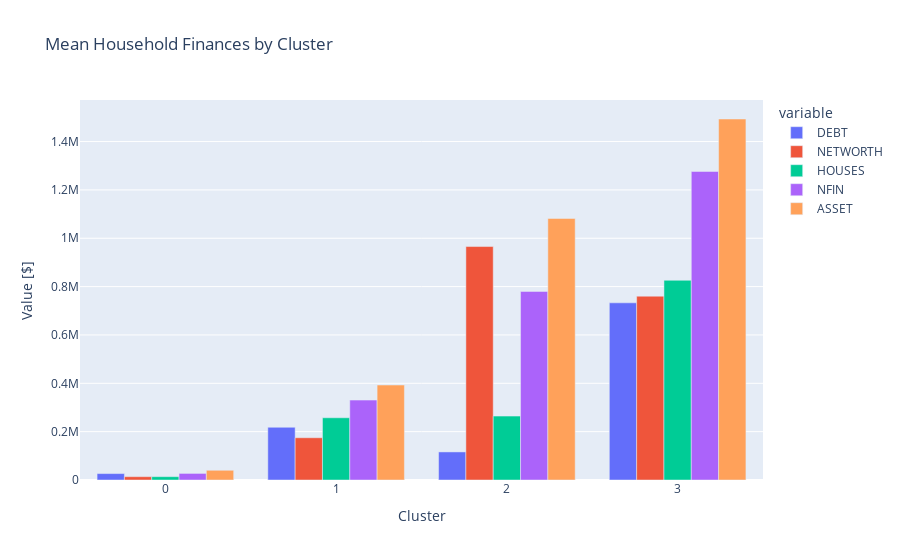

The cell this chart's notebook holds for it:
### Markdown cell above
**Task 6.3.18:** Use plotly express to create a side-by-side bar chart from `xgb` that shows the mean of the features in `X` for each of the clusters in your `final_model`. Be sure to label the x-axis `"Cluster"`, the y-axis `"Value [$]"`, and use the title `"Mean Household Finances by Cluster"`.

- [What's a bar chart?](../%40textbook/07-visualization-pandas.ipynb#Bar-Charts)
- [Create a bar chart using plotly express.](../%40textbook/08-visualization-plotly.ipynb#Bar-Chart)

### Code cell
# Create side-by-side bar chart of `xgb`
fig = px.bar(
    xgb,
    barmode="group",
    title="Mean Household Finances by Cluster"
)
fig.update_layout(xaxis_title="Cluster", yaxis_title="Value [$]")
fig.show()

### Figure 1 — Plotly figure (JSON) as saved in the notebook; plotly's stock layout.template omitted (floating-point values rounded to 4 significant figures)
{"data": [{"alignmentgroup": "True", "hovertemplate": "variable=DEBT<br>index=%{x}<br>value=%{y}<extra></extra>", "legendgroup": "DEBT", "marker": {"color": "#636efa", "pattern": {"shape": ""}}, "name": "DEBT", "offsetgroup": "DEBT", "orientation": "v", "showlegend": true, "textposition": "auto", "type": "bar", "x": [0, 1, 2, 3], "xaxis": "x", "y": [26550.0, 218100.0, 116200.0, 732900.0], "yaxis": "y"}, {"alignmentgroup": "True", "hovertemplate": "variable=NETWORTH<br>index=%{x}<br>value=%{y}<extra></extra>", "legendgroup": "NETWORTH", "marker": {"color": "#EF553B", "pattern": {"shape": ""}}, "name": "NETWORTH", "offsetgroup": "NETWORTH", "orientation": "v", "showlegend": true, "textposition": "auto", "type": "bar", "x": [0, 1, 2, 3], "xaxis": "x", "y": [13680.0, 174700.0, 965800.0, 760400.0], "yaxis": "y"}, {"alignmentgroup": "True", "hovertemplate": "variable=HOUSES<br>index=%{x}<br>value=%{y}<extra></extra>", "legendgroup": "HOUSES", "marker": {"color": "#00cc96", "pattern": {"shape": ""}}, "name": "HOUSES", "offsetgroup": "HOUSES", "orientation": "v", "showlegend": true, "textposition": "auto", "type": "bar", "x": [0, 1, 2, 3], "xaxis": "x", "y": [13750.0, 257400.0, 264300.0, 826100.0], "yaxis": "y"}, {"alignmentgroup": "True", "hovertemplate": "variable=NFIN<br>index=%{x}<br>value=%{y}<extra></extra>", "legendgroup": "NFIN", "marker": {"color": "#ab63fa", "pattern": {"shape": ""}}, "name": "NFIN", "offsetgroup": "NFIN", "orientation": "v", "showlegend": true, "textposition": "auto", "type": "bar", "x": [0, 1, 2, 3], "xaxis": "x", "y": [27230.0, 330600.0, 780100.0, 1276000.0], "yaxis": "y"}, {"alignmentgroup": "True", "hovertemplate": "variable=ASSET<br>index=%{x}<br>value=%{y}<extra></extra>", "legendgroup": "ASSET", "marker": {"color": "#FFA15A", "pattern": {"shape": ""}}, "name": "ASSET", "offsetgroup": "ASSET", "orientation": "v", "showlegend": true, "textposition": "auto", "type": "bar", "x": [0, 1, 2, 3], "xaxis": "x", "y": [40230.0, 392800.0, 1082000.0, 1493000.0], "yaxis": "y"}], "layout": {"autosize": true, "barmode": "group", "legend": {"title": {"text": "variable"}, "tracegroupgap": 0}, "title": {"text": "Mean Household Finances by Cluster"}, "xaxis": {"anchor": "y", "autorange": true, "domain": [0, 1], "range": [-0.5, 3.5], "title": {"text": "Cluster"}, "type": "linear"}, "yaxis": {"anchor": "x", "autorange": true, "domain": [0, 1], "range": [0, 1572000.0], "title": {"text": "Value [$]"}, "type": "linear"}}}
